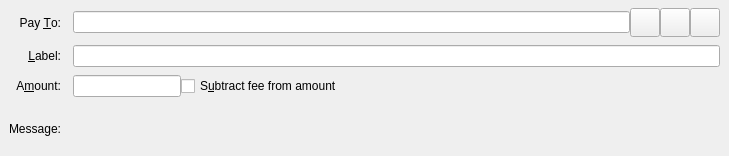
<?xml version="1.0" encoding="UTF-8"?>
<ui version="4.0">
 <class>SendCoinsEntry</class>
 <widget class="QStackedWidget" name="SendCoinsEntry">
  <property name="geometry">
   <rect>
    <x>0</x>
    <y>0</y>
    <width>729</width>
    <height>156</height>
   </rect>
  </property>
  <property name="focusPolicy">
   <enum>Qt::TabFocus</enum>
  </property>
  <property name="autoFillBackground">
   <bool>false</bool>
  </property>
  <widget class="QFrame" name="SendCoins">
   <property name="toolTip">
    <string>This is a normal payment.</string>
   </property>
   <property name="frameShape">
    <enum>QFrame::NoFrame</enum>
   </property>
   <layout class="QGridLayout" name="gridLayout">
    <property name="topMargin">
     <number>8</number>
    </property>
    <property name="bottomMargin">
     <number>4</number>
    </property>
    <property name="horizontalSpacing">
     <number>12</number>
    </property>
    <property name="verticalSpacing">
     <number>8</number>
    </property>
    <item row="2" column="1">
     <layout class="QHBoxLayout" name="horizontalLayoutAmount" stretch="0,1">
      <item>
       <widget class="BitcoinAmountField" name="payAmount"/>
      </item>
      <item>
       <widget class="QCheckBox" name="checkboxSubtractFeeFromAmount">
        <property name="toolTip">
         <string>The fee will be deducted from the amount being sent. The recipient will receive less qtums than you enter in the amount field. If multiple recipients are selected, the fee is split equally.</string>
        </property>
        <property name="text">
         <string>S&amp;ubtract fee from amount</string>
        </property>
       </widget>
      </item>
     </layout>
    </item>
    <item row="1" column="0">
     <widget class="QLabel" name="labellLabel">
      <property name="text">
       <string>&amp;Label:</string>
      </property>
      <property name="alignment">
       <set>Qt::AlignRight|Qt::AlignTrailing|Qt::AlignVCenter</set>
      </property>
      <property name="buddy">
       <cstring>addAsLabel</cstring>
      </property>
     </widget>
    </item>
    <item row="1" column="1">
     <widget class="QLineEdit" name="addAsLabel">
      <property name="toolTip">
       <string>Enter a label for this address to add it to the list of used addresses</string>
      </property>
     </widget>
    </item>
    <item row="2" column="0">
     <widget class="QLabel" name="amountLabel">
      <property name="text">
       <string>A&amp;mount:</string>
      </property>
      <property name="alignment">
       <set>Qt::AlignRight|Qt::AlignTrailing|Qt::AlignVCenter</set>
      </property>
      <property name="buddy">
       <cstring>payAmount</cstring>
      </property>
     </widget>
    </item>
    <item row="3" column="0">
     <widget class="QLabel" name="messageLabel">
      <property name="text">
       <string>Message:</string>
      </property>
      <property name="alignment">
       <set>Qt::AlignRight|Qt::AlignTrailing|Qt::AlignVCenter</set>
      </property>
     </widget>
    </item>
    <item row="0" column="0">
     <widget class="QLabel" name="payToLabel">
      <property name="text">
       <string>Pay &amp;To:</string>
      </property>
      <property name="alignment">
       <set>Qt::AlignRight|Qt::AlignTrailing|Qt::AlignVCenter</set>
      </property>
      <property name="buddy">
       <cstring>payTo</cstring>
      </property>
     </widget>
    </item>
    <item row="3" column="1">
     <widget class="QLabel" name="messageTextLabel">
      <property name="toolTip">
       <string>A message that was attached to the qtum: URI which will be stored with the transaction for your reference. Note: This message will not be sent over the Qtum network.</string>
      </property>
      <property name="textFormat">
       <enum>Qt::PlainText</enum>
      </property>
     </widget>
    </item>
    <item row="0" column="1">
     <layout class="QHBoxLayout" name="payToLayout">
      <property name="spacing">
       <number>0</number>
      </property>
      <item>
       <widget class="QValidatedLineEdit" name="payTo">
        <property name="toolTip">
         <string>The Qtum address to send the payment to</string>
        </property>
       </widget>
      </item>
      <item>
       <widget class="QToolButton" name="addressBookButton">
        <property name="toolTip">
         <string>Choose previously used address</string>
        </property>
        <property name="text">
         <string/>
        </property>
        <property name="icon">
         <iconset resource="../bitcoin.qrc">
          <normaloff>:/icons/address-book</normaloff>:/icons/address-book</iconset>
        </property>
        <property name="iconSize">
         <size>
          <width>22</width>
          <height>22</height>
         </size>
        </property>
        <property name="shortcut">
         <string>Alt+A</string>
        </property>
       </widget>
      </item>
      <item>
       <widget class="QToolButton" name="pasteButton">
        <property name="toolTip">
         <string>Paste address from clipboard</string>
        </property>
        <property name="text">
         <string/>
        </property>
        <property name="icon">
         <iconset resource="../bitcoin.qrc">
          <normaloff>:/icons/editpaste</normaloff>:/icons/editpaste</iconset>
        </property>
        <property name="iconSize">
         <size>
          <width>22</width>
          <height>22</height>
         </size>
        </property>
        <property name="shortcut">
         <string>Alt+P</string>
        </property>
       </widget>
      </item>
      <item>
       <widget class="QToolButton" name="deleteButton">
        <property name="toolTip">
         <string>Remove this entry</string>
        </property>
        <property name="text">
         <string/>
        </property>
        <property name="icon">
         <iconset resource="../bitcoin.qrc">
          <normaloff>:/icons/remove</normaloff>:/icons/remove</iconset>
        </property>
        <property name="iconSize">
         <size>
          <width>22</width>
          <height>22</height>
         </size>
        </property>
       </widget>
      </item>
     </layout>
    </item>
   </layout>
  </widget>
  <widget class="QFrame" name="SendCoins_UnauthenticatedPaymentRequest">
   <property name="palette">
    <palette>
     <active>
      <colorrole role="WindowText">
       <brush brushstyle="SolidPattern">
        <color alpha="255">
         <red>0</red>
         <green>0</green>
         <blue>0</blue>
        </color>
       </brush>
      </colorrole>
      <colorrole role="Button">
       <brush brushstyle="SolidPattern">
        <color alpha="255">
         <red>255</red>
         <green>255</green>
         <blue>127</blue>
        </color>
       </brush>
      </colorrole>
      <colorrole role="Light">
       <brush brushstyle="SolidPattern">
        <color alpha="255">
         <red>255</red>
         <green>255</green>
         <blue>255</blue>
        </color>
       </brush>
      </colorrole>
      <colorrole role="Midlight">
       <brush brushstyle="SolidPattern">
        <color alpha="255">
         <red>255</red>
         <green>255</green>
         <blue>191</blue>
        </color>
       </brush>
      </colorrole>
      <colorrole role="Dark">
       <brush brushstyle="SolidPattern">
        <color alpha="255">
         <red>127</red>
         <green>127</green>
         <blue>63</blue>
        </color>
       </brush>
      </colorrole>
      <colorrole role="Mid">
       <brush brushstyle="SolidPattern">
        <color alpha="255">
         <red>170</red>
         <green>170</green>
         <blue>84</blue>
        </color>
       </brush>
      </colorrole>
      <colorrole role="Text">
       <brush brushstyle="SolidPattern">
        <color alpha="255">
         <red>0</red>
         <green>0</green>
         <blue>0</blue>
        </color>
       </brush>
      </colorrole>
      <colorrole role="BrightText">
       <brush brushstyle="SolidPattern">
        <color alpha="255">
         <red>255</red>
         <green>255</green>
         <blue>255</blue>
        </color>
       </brush>
      </colorrole>
      <colorrole role="ButtonText">
       <brush brushstyle="SolidPattern">
        <color alpha="255">
         <red>0</red>
         <green>0</green>
         <blue>0</blue>
        </color>
       </brush>
      </colorrole>
      <colorrole role="Base">
       <brush brushstyle="SolidPattern">
        <color alpha="255">
         <red>255</red>
         <green>255</green>
         <blue>255</blue>
        </color>
       </brush>
      </colorrole>
      <colorrole role="Window">
       <brush brushstyle="SolidPattern">
        <color alpha="255">
         <red>255</red>
         <green>255</green>
         <blue>127</blue>
        </color>
       </brush>
      </colorrole>
      <colorrole role="Shadow">
       <brush brushstyle="SolidPattern">
        <color alpha="255">
         <red>0</red>
         <green>0</green>
         <blue>0</blue>
        </color>
       </brush>
      </colorrole>
      <colorrole role="AlternateBase">
       <brush brushstyle="SolidPattern">
        <color alpha="255">
         <red>255</red>
         <green>255</green>
         <blue>191</blue>
        </color>
       </brush>
      </colorrole>
      <colorrole role="ToolTipBase">
       <brush brushstyle="SolidPattern">
        <color alpha="255">
         <red>255</red>
         <green>255</green>
         <blue>220</blue>
        </color>
       </brush>
      </colorrole>
      <colorrole role="ToolTipText">
       <brush brushstyle="SolidPattern">
        <color alpha="255">
         <red>0</red>
         <green>0</green>
         <blue>0</blue>
        </color>
       </brush>
      </colorrole>
     </active>
     <inactive>
      <colorrole role="WindowText">
       <brush brushstyle="SolidPattern">
        <color alpha="255">
         <red>0</red>
         <green>0</green>
         <blue>0</blue>
        </color>
       </brush>
      </colorrole>
      <colorrole role="Button">
       <brush brushstyle="SolidPattern">
        <color alpha="255">
         <red>255</red>
         <green>255</green>
         <blue>127</blue>
        </color>
       </brush>
      </colorrole>
      <colorrole role="Light">
       <brush brushstyle="SolidPattern">
        <color alpha="255">
         <red>255</red>
         <green>255</green>
         <blue>255</blue>
        </color>
       </brush>
      </colorrole>
      <colorrole role="Midlight">
       <brush brushstyle="SolidPattern">
        <color alpha="255">
         <red>255</red>
         <green>255</green>
         <blue>191</blue>
        </color>
       </brush>
      </colorrole>
      <colorrole role="Dark">
       <brush brushstyle="SolidPattern">
        <color alpha="255">
         <red>127</red>
         <green>127</green>
         <blue>63</blue>
        </color>
       </brush>
      </colorrole>
      <colorrole role="Mid">
       <brush brushstyle="SolidPattern">
        <color alpha="255">
         <red>170</red>
         <green>170</green>
         <blue>84</blue>
        </color>
       </brush>
      </colorrole>
      <colorrole role="Text">
       <brush brushstyle="SolidPattern">
        <color alpha="255">
         <red>0</red>
         <green>0</green>
         <blue>0</blue>
        </color>
       </brush>
      </colorrole>
      <colorrole role="BrightText">
       <brush brushstyle="SolidPattern">
        <color alpha="255">
         <red>255</red>
         <green>255</green>
         <blue>255</blue>
        </color>
       </brush>
      </colorrole>
      <colorrole role="ButtonText">
       <brush brushstyle="SolidPattern">
        <color alpha="255">
         <red>0</red>
         <green>0</green>
         <blue>0</blue>
        </color>
       </brush>
      </colorrole>
      <colorrole role="Base">
       <brush brushstyle="SolidPattern">
        <color alpha="255">
         <red>255</red>
         <green>255</green>
         <blue>255</blue>
        </color>
       </brush>
      </colorrole>
      <colorrole role="Window">
       <brush brushstyle="SolidPattern">
        <color alpha="255">
         <red>255</red>
         <green>255</green>
         <blue>127</blue>
        </color>
       </brush>
      </colorrole>
      <colorrole role="Shadow">
       <brush brushstyle="SolidPattern">
        <color alpha="255">
         <red>0</red>
         <green>0</green>
         <blue>0</blue>
        </color>
       </brush>
      </colorrole>
      <colorrole role="AlternateBase">
       <brush brushstyle="SolidPattern">
        <color alpha="255">
         <red>255</red>
         <green>255</green>
         <blue>191</blue>
        </color>
       </brush>
      </colorrole>
      <colorrole role="ToolTipBase">
       <brush brushstyle="SolidPattern">
        <color alpha="255">
         <red>255</red>
         <green>255</green>
         <blue>220</blue>
        </color>
       </brush>
      </colorrole>
      <colorrole role="ToolTipText">
       <brush brushstyle="SolidPattern">
        <color alpha="255">
         <red>0</red>
         <green>0</green>
         <blue>0</blue>
        </color>
       </brush>
      </colorrole>
     </inactive>
     <disabled>
      <colorrole role="WindowText">
       <brush brushstyle="SolidPattern">
        <color alpha="255">
         <red>127</red>
         <green>127</green>
         <blue>63</blue>
        </color>
       </brush>
      </colorrole>
      <colorrole role="Button">
       <brush brushstyle="SolidPattern">
        <color alpha="255">
         <red>255</red>
         <green>255</green>
         <blue>127</blue>
        </color>
       </brush>
      </colorrole>
      <colorrole role="Light">
       <brush brushstyle="SolidPattern">
        <color alpha="255">
         <red>255</red>
         <green>255</green>
         <blue>255</blue>
        </color>
       </brush>
      </colorrole>
      <colorrole role="Midlight">
       <brush brushstyle="SolidPattern">
        <color alpha="255">
         <red>255</red>
         <green>255</green>
         <blue>191</blue>
        </color>
       </brush>
      </colorrole>
      <colorrole role="Dark">
       <brush brushstyle="SolidPattern">
        <color alpha="255">
         <red>127</red>
         <green>127</green>
         <blue>63</blue>
        </color>
       </brush>
      </colorrole>
      <colorrole role="Mid">
       <brush brushstyle="SolidPattern">
        <color alpha="255">
         <red>170</red>
         <green>170</green>
         <blue>84</blue>
        </color>
       </brush>
      </colorrole>
      <colorrole role="Text">
       <brush brushstyle="SolidPattern">
        <color alpha="255">
         <red>127</red>
         <green>127</green>
         <blue>63</blue>
        </color>
       </brush>
      </colorrole>
      <colorrole role="BrightText">
       <brush brushstyle="SolidPattern">
        <color alpha="255">
         <red>255</red>
         <green>255</green>
         <blue>255</blue>
        </color>
       </brush>
      </colorrole>
      <colorrole role="ButtonText">
       <brush brushstyle="SolidPattern">
        <color alpha="255">
         <red>127</red>
         <green>127</green>
         <blue>63</blue>
        </color>
       </brush>
      </colorrole>
      <colorrole role="Base">
       <brush brushstyle="SolidPattern">
        <color alpha="255">
         <red>255</red>
         <green>255</green>
         <blue>127</blue>
        </color>
       </brush>
      </colorrole>
      <colorrole role="Window">
       <brush brushstyle="SolidPattern">
        <color alpha="255">
         <red>255</red>
         <green>255</green>
         <blue>127</blue>
        </color>
       </brush>
      </colorrole>
      <colorrole role="Shadow">
       <brush brushstyle="SolidPattern">
        <color alpha="255">
         <red>0</red>
         <green>0</green>
         <blue>0</blue>
        </color>
       </brush>
      </colorrole>
      <colorrole role="AlternateBase">
       <brush brushstyle="SolidPattern">
        <color alpha="255">
         <red>255</red>
         <green>255</green>
         <blue>127</blue>
        </color>
       </brush>
      </colorrole>
      <colorrole role="ToolTipBase">
       <brush brushstyle="SolidPattern">
        <color alpha="255">
         <red>255</red>
         <green>255</green>
         <blue>220</blue>
        </color>
       </brush>
      </colorrole>
      <colorrole role="ToolTipText">
       <brush brushstyle="SolidPattern">
        <color alpha="255">
         <red>0</red>
         <green>0</green>
         <blue>0</blue>
        </color>
       </brush>
      </colorrole>
     </disabled>
    </palette>
   </property>
   <property name="toolTip">
    <string>This is an unauthenticated payment request.</string>
   </property>
   <property name="autoFillBackground">
    <bool>true</bool>
   </property>
   <property name="frameShape">
    <enum>QFrame::NoFrame</enum>
   </property>
   <layout class="QGridLayout" name="gridLayout_is">
    <property name="spacing">
     <number>12</number>
    </property>
    <item row="0" column="0">
     <widget class="QLabel" name="payToLabel_is">
      <property name="text">
       <string>Pay To:</string>
      </property>
      <property name="alignment">
       <set>Qt::AlignRight|Qt::AlignTrailing|Qt::AlignVCenter</set>
      </property>
     </widget>
    </item>
    <item row="0" column="1">
     <layout class="QHBoxLayout" name="payToLayout_is">
      <property name="spacing">
       <number>0</number>
      </property>
      <item>
       <widget class="QLabel" name="payTo_is"/>
      </item>
      <item>
       <widget class="QToolButton" name="deleteButton_is">
        <property name="toolTip">
         <string>Remove this entry</string>
        </property>
        <property name="text">
         <string/>
        </property>
        <property name="icon">
         <iconset resource="../bitcoin.qrc">
          <normaloff>:/icons/remove</normaloff>:/icons/remove</iconset>
        </property>
       </widget>
      </item>
     </layout>
    </item>
    <item row="1" column="0">
     <widget class="QLabel" name="memoLabel_is">
      <property name="text">
       <string>Memo:</string>
      </property>
      <property name="alignment">
       <set>Qt::AlignRight|Qt::AlignTrailing|Qt::AlignVCenter</set>
      </property>
     </widget>
    </item>
    <item row="1" column="1">
     <widget class="QLabel" name="memoTextLabel_is">
      <property name="textFormat">
       <enum>Qt::PlainText</enum>
      </property>
     </widget>
    </item>
    <item row="2" column="0">
     <widget class="QLabel" name="amountLabel_is">
      <property name="text">
       <string>A&amp;mount:</string>
      </property>
      <property name="alignment">
       <set>Qt::AlignRight|Qt::AlignTrailing|Qt::AlignVCenter</set>
      </property>
      <property name="buddy">
       <cstring>payAmount_is</cstring>
      </property>
     </widget>
    </item>
    <item row="2" column="1">
     <widget class="BitcoinAmountField" name="payAmount_is">
      <property name="acceptDrops">
       <bool>false</bool>
      </property>
     </widget>
    </item>
   </layout>
  </widget>
  <widget class="QFrame" name="SendCoins_AuthenticatedPaymentRequest">
   <property name="palette">
    <palette>
     <active>
      <colorrole role="WindowText">
       <brush brushstyle="SolidPattern">
        <color alpha="255">
         <red>0</red>
         <green>0</green>
         <blue>0</blue>
        </color>
       </brush>
      </colorrole>
      <colorrole role="Button">
       <brush brushstyle="SolidPattern">
        <color alpha="255">
         <red>140</red>
         <green>232</green>
         <blue>119</blue>
        </color>
       </brush>
      </colorrole>
      <colorrole role="Light">
       <brush brushstyle="SolidPattern">
        <color alpha="255">
         <red>230</red>
         <green>255</green>
         <blue>224</blue>
        </color>
       </brush>
      </colorrole>
      <colorrole role="Midlight">
       <brush brushstyle="SolidPattern">
        <color alpha="255">
         <red>185</red>
         <green>243</green>
         <blue>171</blue>
        </color>
       </brush>
      </colorrole>
      <colorrole role="Dark">
       <brush brushstyle="SolidPattern">
        <color alpha="255">
         <red>70</red>
         <green>116</green>
         <blue>59</blue>
        </color>
       </brush>
      </colorrole>
      <colorrole role="Mid">
       <brush brushstyle="SolidPattern">
        <color alpha="255">
         <red>93</red>
         <green>155</green>
         <blue>79</blue>
        </color>
       </brush>
      </colorrole>
      <colorrole role="Text">
       <brush brushstyle="SolidPattern">
        <color alpha="255">
         <red>0</red>
         <green>0</green>
         <blue>0</blue>
        </color>
       </brush>
      </colorrole>
      <colorrole role="BrightText">
       <brush brushstyle="SolidPattern">
        <color alpha="255">
         <red>155</red>
         <green>255</green>
         <blue>147</blue>
        </color>
       </brush>
      </colorrole>
      <colorrole role="ButtonText">
       <brush brushstyle="SolidPattern">
        <color alpha="255">
         <red>0</red>
         <green>0</green>
         <blue>0</blue>
        </color>
       </brush>
      </colorrole>
      <colorrole role="Base">
       <brush brushstyle="SolidPattern">
        <color alpha="255">
         <red>119</red>
         <green>255</green>
         <blue>233</blue>
        </color>
       </brush>
      </colorrole>
      <colorrole role="Window">
       <brush brushstyle="SolidPattern">
        <color alpha="255">
         <red>140</red>
         <green>232</green>
         <blue>119</blue>
        </color>
       </brush>
      </colorrole>
      <colorrole role="Shadow">
       <brush brushstyle="SolidPattern">
        <color alpha="255">
         <red>0</red>
         <green>0</green>
         <blue>0</blue>
        </color>
       </brush>
      </colorrole>
      <colorrole role="AlternateBase">
       <brush brushstyle="SolidPattern">
        <color alpha="255">
         <red>197</red>
         <green>243</green>
         <blue>187</blue>
        </color>
       </brush>
      </colorrole>
      <colorrole role="NoRole">
       <brush brushstyle="SolidPattern">
        <color alpha="255">
         <red>125</red>
         <green>194</green>
         <blue>122</blue>
        </color>
       </brush>
      </colorrole>
      <colorrole role="ToolTipBase">
       <brush brushstyle="SolidPattern">
        <color alpha="255">
         <red>255</red>
         <green>255</green>
         <blue>220</blue>
        </color>
       </brush>
      </colorrole>
      <colorrole role="ToolTipText">
       <brush brushstyle="SolidPattern">
        <color alpha="255">
         <red>0</red>
         <green>0</green>
         <blue>0</blue>
        </color>
       </brush>
      </colorrole>
     </active>
     <inactive>
      <colorrole role="WindowText">
       <brush brushstyle="SolidPattern">
        <color alpha="255">
         <red>0</red>
         <green>0</green>
         <blue>0</blue>
        </color>
       </brush>
      </colorrole>
      <colorrole role="Button">
       <brush brushstyle="SolidPattern">
        <color alpha="255">
         <red>140</red>
         <green>232</green>
         <blue>119</blue>
        </color>
       </brush>
      </colorrole>
      <colorrole role="Light">
       <brush brushstyle="SolidPattern">
        <color alpha="255">
         <red>230</red>
         <green>255</green>
         <blue>224</blue>
        </color>
       </brush>
      </colorrole>
      <colorrole role="Midlight">
       <brush brushstyle="SolidPattern">
        <color alpha="255">
         <red>185</red>
         <green>243</green>
         <blue>171</blue>
        </color>
       </brush>
      </colorrole>
      <colorrole role="Dark">
       <brush brushstyle="SolidPattern">
        <color alpha="255">
         <red>70</red>
         <green>116</green>
         <blue>59</blue>
        </color>
       </brush>
      </colorrole>
      <colorrole role="Mid">
       <brush brushstyle="SolidPattern">
        <color alpha="255">
         <red>93</red>
         <green>155</green>
         <blue>79</blue>
        </color>
       </brush>
      </colorrole>
      <colorrole role="Text">
       <brush brushstyle="SolidPattern">
        <color alpha="255">
         <red>0</red>
         <green>0</green>
         <blue>0</blue>
        </color>
       </brush>
      </colorrole>
      <colorrole role="BrightText">
       <brush brushstyle="SolidPattern">
        <color alpha="255">
         <red>155</red>
         <green>255</green>
         <blue>147</blue>
        </color>
       </brush>
      </colorrole>
      <colorrole role="ButtonText">
       <brush brushstyle="SolidPattern">
        <color alpha="255">
         <red>0</red>
         <green>0</green>
         <blue>0</blue>
        </color>
       </brush>
      </colorrole>
      <colorrole role="Base">
       <brush brushstyle="SolidPattern">
        <color alpha="255">
         <red>119</red>
         <green>255</green>
         <blue>233</blue>
        </color>
       </brush>
      </colorrole>
      <colorrole role="Window">
       <brush brushstyle="SolidPattern">
        <color alpha="255">
         <red>140</red>
         <green>232</green>
         <blue>119</blue>
        </color>
       </brush>
      </colorrole>
      <colorrole role="Shadow">
       <brush brushstyle="SolidPattern">
        <color alpha="255">
         <red>0</red>
         <green>0</green>
         <blue>0</blue>
        </color>
       </brush>
      </colorrole>
      <colorrole role="AlternateBase">
       <brush brushstyle="SolidPattern">
        <color alpha="255">
         <red>197</red>
         <green>243</green>
         <blue>187</blue>
        </color>
       </brush>
      </colorrole>
      <colorrole role="NoRole">
       <brush brushstyle="SolidPattern">
        <color alpha="255">
         <red>125</red>
         <green>194</green>
         <blue>122</blue>
        </color>
       </brush>
      </colorrole>
      <colorrole role="ToolTipBase">
       <brush brushstyle="SolidPattern">
        <color alpha="255">
         <red>255</red>
         <green>255</green>
         <blue>220</blue>
        </color>
       </brush>
      </colorrole>
      <colorrole role="ToolTipText">
       <brush brushstyle="SolidPattern">
        <color alpha="255">
         <red>0</red>
         <green>0</green>
         <blue>0</blue>
        </color>
       </brush>
      </colorrole>
     </inactive>
     <disabled>
      <colorrole role="WindowText">
       <brush brushstyle="SolidPattern">
        <color alpha="255">
         <red>70</red>
         <green>116</green>
         <blue>59</blue>
        </color>
       </brush>
      </colorrole>
      <colorrole role="Button">
       <brush brushstyle="SolidPattern">
        <color alpha="255">
         <red>140</red>
         <green>232</green>
         <blue>119</blue>
        </color>
       </brush>
      </colorrole>
      <colorrole role="Light">
       <brush brushstyle="SolidPattern">
        <color alpha="255">
         <red>230</red>
         <green>255</green>
         <blue>224</blue>
        </color>
       </brush>
      </colorrole>
      <colorrole role="Midlight">
       <brush brushstyle="SolidPattern">
        <color alpha="255">
         <red>185</red>
         <green>243</green>
         <blue>171</blue>
        </color>
       </brush>
      </colorrole>
      <colorrole role="Dark">
       <brush brushstyle="SolidPattern">
        <color alpha="255">
         <red>70</red>
         <green>116</green>
         <blue>59</blue>
        </color>
       </brush>
      </colorrole>
      <colorrole role="Mid">
       <brush brushstyle="SolidPattern">
        <color alpha="255">
         <red>93</red>
         <green>155</green>
         <blue>79</blue>
        </color>
       </brush>
      </colorrole>
      <colorrole role="Text">
       <brush brushstyle="SolidPattern">
        <color alpha="255">
         <red>70</red>
         <green>116</green>
         <blue>59</blue>
        </color>
       </brush>
      </colorrole>
      <colorrole role="BrightText">
       <brush brushstyle="SolidPattern">
        <color alpha="255">
         <red>155</red>
         <green>255</green>
         <blue>147</blue>
        </color>
       </brush>
      </colorrole>
      <colorrole role="ButtonText">
       <brush brushstyle="SolidPattern">
        <color alpha="255">
         <red>70</red>
         <green>116</green>
         <blue>59</blue>
        </color>
       </brush>
      </colorrole>
      <colorrole role="Base">
       <brush brushstyle="SolidPattern">
        <color alpha="255">
         <red>140</red>
         <green>232</green>
         <blue>119</blue>
        </color>
       </brush>
      </colorrole>
      <colorrole role="Window">
       <brush brushstyle="SolidPattern">
        <color alpha="255">
         <red>140</red>
         <green>232</green>
         <blue>119</blue>
        </color>
       </brush>
      </colorrole>
      <colorrole role="Shadow">
       <brush brushstyle="SolidPattern">
        <color alpha="255">
         <red>0</red>
         <green>0</green>
         <blue>0</blue>
        </color>
       </brush>
      </colorrole>
      <colorrole role="AlternateBase">
       <brush brushstyle="SolidPattern">
        <color alpha="255">
         <red>140</red>
         <green>232</green>
         <blue>119</blue>
        </color>
       </brush>
      </colorrole>
      <colorrole role="NoRole">
       <brush brushstyle="SolidPattern">
        <color alpha="255">
         <red>125</red>
         <green>194</green>
         <blue>122</blue>
        </color>
       </brush>
      </colorrole>
      <colorrole role="ToolTipBase">
       <brush brushstyle="SolidPattern">
        <color alpha="255">
         <red>255</red>
         <green>255</green>
         <blue>220</blue>
        </color>
       </brush>
      </colorrole>
      <colorrole role="ToolTipText">
       <brush brushstyle="SolidPattern">
        <color alpha="255">
         <red>0</red>
         <green>0</green>
         <blue>0</blue>
        </color>
       </brush>
      </colorrole>
     </disabled>
    </palette>
   </property>
   <property name="toolTip">
    <string>This is an authenticated payment request.</string>
   </property>
   <property name="autoFillBackground">
    <bool>true</bool>
   </property>
   <property name="frameShape">
    <enum>QFrame::NoFrame</enum>
   </property>
   <layout class="QGridLayout" name="gridLayout_s">
    <property name="spacing">
     <number>12</number>
    </property>
    <item row="0" column="0">
     <widget class="QLabel" name="payToLabel_s">
      <property name="text">
       <string>Pay To:</string>
      </property>
      <property name="alignment">
       <set>Qt::AlignRight|Qt::AlignTrailing|Qt::AlignVCenter</set>
      </property>
     </widget>
    </item>
    <item row="0" column="1">
     <layout class="QHBoxLayout" name="payToLayout_s">
      <property name="spacing">
       <number>0</number>
      </property>
      <item>
       <widget class="QLabel" name="payTo_s">
        <property name="textFormat">
         <enum>Qt::PlainText</enum>
        </property>
       </widget>
      </item>
      <item>
       <widget class="QToolButton" name="deleteButton_s">
        <property name="toolTip">
         <string>Remove this entry</string>
        </property>
        <property name="text">
         <string/>
        </property>
        <property name="icon">
         <iconset resource="../bitcoin.qrc">
          <normaloff>:/icons/remove</normaloff>:/icons/remove</iconset>
        </property>
       </widget>
      </item>
     </layout>
    </item>
    <item row="1" column="0">
     <widget class="QLabel" name="memoLabel_s">
      <property name="text">
       <string>Memo:</string>
      </property>
      <property name="alignment">
       <set>Qt::AlignRight|Qt::AlignTrailing|Qt::AlignVCenter</set>
      </property>
     </widget>
    </item>
    <item row="1" column="1">
     <widget class="QLabel" name="memoTextLabel_s">
      <property name="textFormat">
       <enum>Qt::PlainText</enum>
      </property>
     </widget>
    </item>
    <item row="2" column="0">
     <widget class="QLabel" name="amountLabel_s">
      <property name="text">
       <string>A&amp;mount:</string>
      </property>
      <property name="alignment">
       <set>Qt::AlignRight|Qt::AlignTrailing|Qt::AlignVCenter</set>
      </property>
      <property name="buddy">
       <cstring>payAmount_s</cstring>
      </property>
     </widget>
    </item>
    <item row="2" column="1">
     <widget class="BitcoinAmountField" name="payAmount_s">
      <property name="acceptDrops">
       <bool>false</bool>
      </property>
     </widget>
    </item>
   </layout>
  </widget>
 </widget>
 <customwidgets>
  <customwidget>
   <class>BitcoinAmountField</class>
   <extends>QLineEdit</extends>
   <header>bitcoinamountfield.h</header>
   <container>1</container>
  </customwidget>
  <customwidget>
   <class>QValidatedLineEdit</class>
   <extends>QLineEdit</extends>
   <header>qvalidatedlineedit.h</header>
  </customwidget>
 </customwidgets>
 <tabstops>
  <tabstop>payTo</tabstop>
  <tabstop>addressBookButton</tabstop>
  <tabstop>pasteButton</tabstop>
  <tabstop>deleteButton</tabstop>
  <tabstop>addAsLabel</tabstop>
  <tabstop>payAmount</tabstop>
  <tabstop>payAmount_is</tabstop>
  <tabstop>deleteButton_is</tabstop>
  <tabstop>payAmount_s</tabstop>
  <tabstop>deleteButton_s</tabstop>
 </tabstops>
 <resources>
  <include location="../bitcoin.qrc"/>
 </resources>
 <connections/>
</ui>
